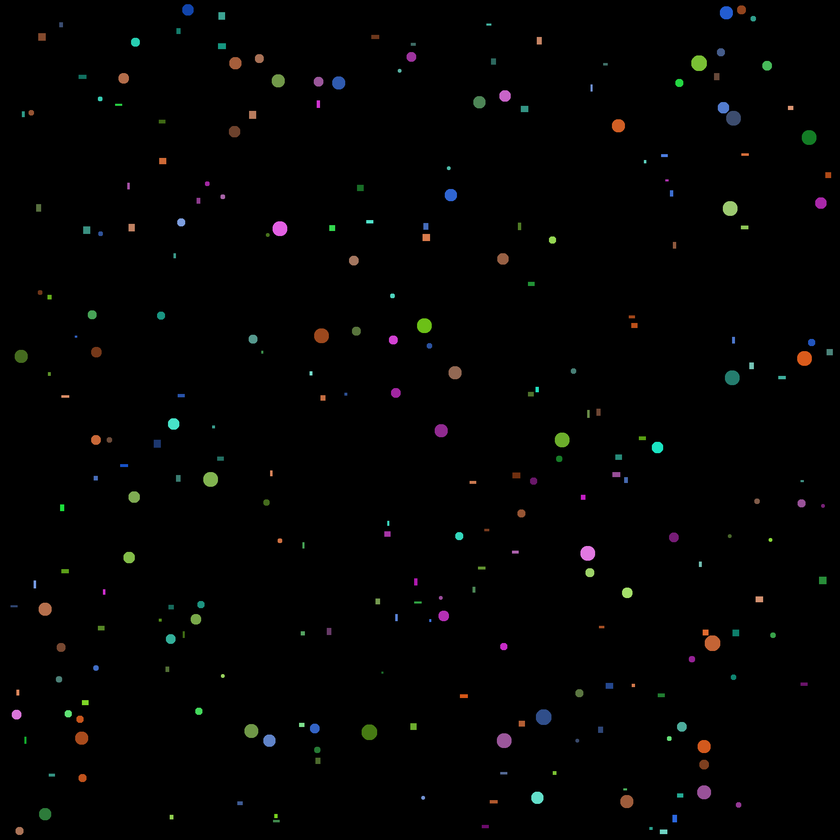
#> input picture figures_and_colors/balls_and_rects.png, 840 x 840 px, shrunk from 2000 x 2000 before the run
$ python main.py
#> lines starting #> are read from the running program, lines starting #| are printed output that depends on the picture; after the words box and inside, x2 and y2 are one past the last pixel; in counts of white or black regions, pixels touching at a corner belong together
import cv2
import numpy as np
from skimage.measure import label

colors = [[0, 9, 'red'], [160, 180, 'red'], [10, 24, 'orange'], [25, 39, 'yellow'],
          [40, 84, 'green'], [85, 100, 'cyan'], [101, 129, 'blue'], [130, 160, 'purple']]

def rectangle_counter(labeled):
    rectangle_count = 0
    for i in range(1, labeled.max() + 1):
        peace = (labeled == i)
        h = np.sum(peace, axis=0).max()
        w = np.sum(peace, axis=1).max()
        if np.sum(peace) == h * w:
            rectangle_count += 1
    return rectangle_count

#Загружаем изображение
image = cv2.imread('./balls_and_rects.png', cv2.IMREAD_COLOR_RGB)
#> image is the input picture: shape (840, 840, 3); mean B, G, R 2.1, 2.4, 2.3
gray = cv2.cvtColor(image, cv2.COLOR_BGR2GRAY)
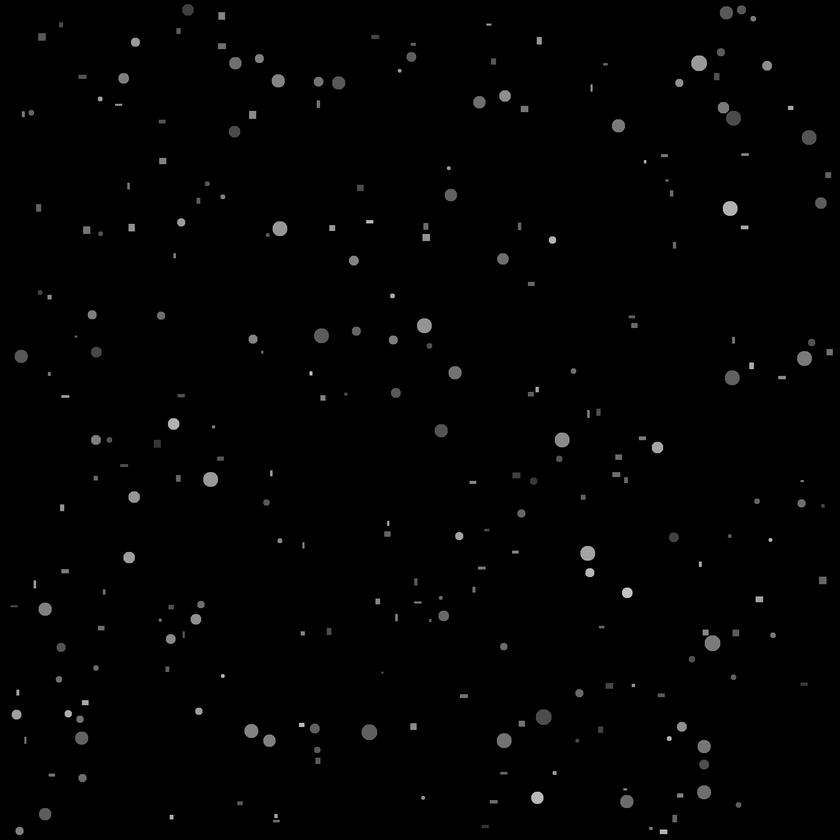
#> gray: shape (840, 840); min 0, max 217, mean 2.3
_, binary = cv2.threshold(gray, 1, 255, cv2.THRESH_BINARY)
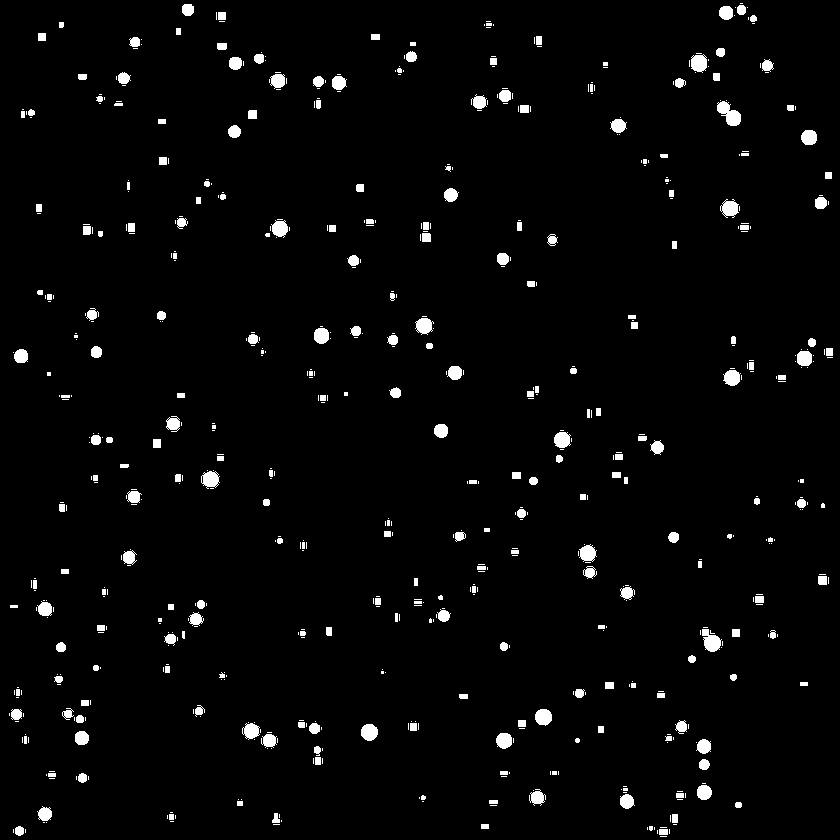
#> binary: shape (840, 840); 2.8% white; 675 white regions (437 under 20 px), largest, box (x1, y1, x2, y2) and area: (717, 101, 741, 126) 343, (702, 629, 722, 652) 287, (691, 54, 707, 73) 238
hsv = cv2.cvtColor(image, cv2.COLOR_RGB2HSV)
#> hsv: shape (840, 840, 3); mean H, S, V 2.6, 6, 3.3
count_figures = label(binary).max()
#> count_figures = 675
all_rect = rectangle_counter(label(binary))
#> the loop in rectangle_counter, `for i in range(1, labeled.max() + 1):` made 675 passes
#> (h, w) on passes 1 to 12: (1, 3), (12, 12), (10, 9), (14, 14), (1, 1), (1, 1), (8, 1), (8, 8), (1, 1), (7, 7), (3, 1), (1, 6)
#> pass 1, in rectangle_counter, `peace = (labeled == i)`:
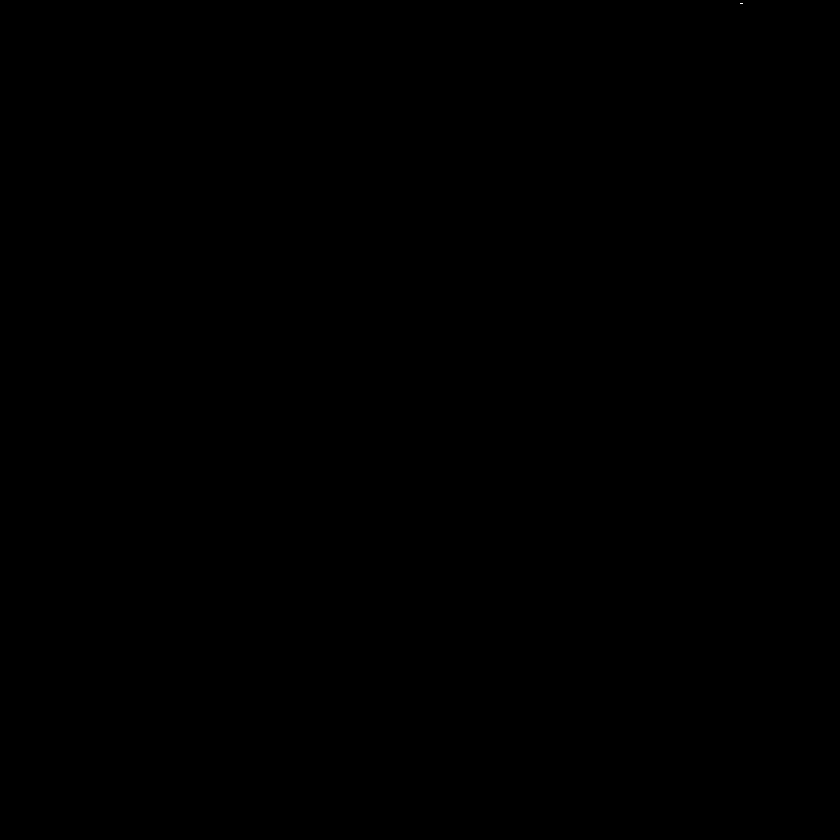
#> peace: shape (840, 840) bool; 0% white in thin lines or dots, all inside (x1, y1, x2, y2) = (740, 3, 743, 4)
#> after the loop in rectangle_counter, `for i in range(1, labeled.max() + 1):`: rectangle_count = 524
#> all_rect = 524
print(f'all fig = {count_figures}, rect = {all_rect}, circ = {count_figures - all_rect} ')
#| all fig = 675, rect = 524, circ = 151
check_count = 0

# атут ищем все фигуры нужного цвета
for color in colors:
    #оставляем только нужный цвет
    lower = np.array([color[0], 0, 20])
    upper = np.array([color[1], 255, 255])
    mask = cv2.inRange(hsv, lower, upper)
    result = cv2.bitwise_and(image, image, mask=mask)
    result = cv2.cvtColor(result, cv2.COLOR_RGB2GRAY)
    _, result = cv2.threshold(result, 1, 255, cv2.THRESH_BINARY)
    result = label(result)
    #Считаем результат
    if result.max() != 0:
        rectangles_count = rectangle_counter(result)
        print(f'Count of {color[2]} figures = {result.max()}: '
              f'{rectangles_count} - rectangles, {result.max() - rectangles_count} - circus')

    check_count += result.max()
#> this loop made 8 passes
#> (rectangles_count, check_count) on passes 1, 3, 4, 5, 7, 8: (54, 60), (7, 98), (17, 149), (14, 221), (12, 278), (9, 314)
#> check_count on passes 2, 6: 60, 221
#| Count of red figures = 60: 54 - rectangles, 6 - circus
#| Count of orange figures = 38: 7 - rectangles, 31 - circus
#| Count of yellow figures = 51: 17 - rectangles, 34 - circus
#| Count of green figures = 72: 14 - rectangles, 58 - circus
#| Count of blue figures = 57: 12 - rectangles, 45 - circus
#| Count of purple figures = 36: 9 - rectangles, 27 - circus
#> result: shape (840, 840) int64; 37 distinct labels, from 0 to 36
#> after the loop, check_count = 314

print(f'Difference between figure count and check count = {count_figures - check_count}')
#| Difference between figure count and check count = 361
